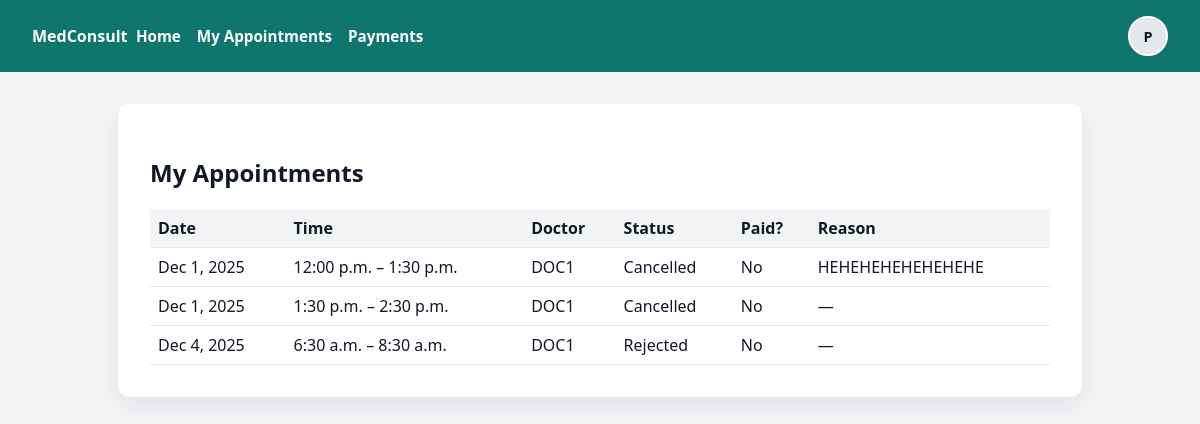
The app's page /appointments/ (signed in) with its own data.
### core/models.py (models this page shows, shortened)
class User(AbstractBaseUser, PermissionsMixin):
    ROLE_CHOICES = (
        ("patient", "Patient"),
        ("doctor", "Doctor"),
        ("admin", "Admin"),
    )
    id = models.UUIDField(primary_key=True, default=uuid.uuid4, editable=False)
    email = models.EmailField(unique=True)
    role = models.CharField(max_length=20, choices=ROLE_CHOICES)
    created_at = models.DateTimeField(auto_now_add=True)
    profile_image = models.ImageField(
        upload_to="profile_images/",
        blank=True,
        null=True,
    )
    theme_preference = models.CharField(
        max_length=10,
        choices=(("light", "Light"), ("dark", "Dark")),
        default="light",
    )
    location_tracking_enabled = models.BooleanField(default=False)
    is_active = models.BooleanField(default=True)
    is_staff = models.BooleanField(default=False)
    objects = UserManager()
    USERNAME_FIELD = "email"
    REQUIRED_FIELDS = []  # email + password only

class Appointment(models.Model):
    STATUS_CHOICES = (
        ("requested", "Requested"),
        ("approved", "Approved"),
        ("rejected", "Rejected"),
        ("completed", "Completed"),
        ("cancelled", "Cancelled"),
    )
    id = models.UUIDField(primary_key=True, default=uuid.uuid4, editable=False)
    patient = models.ForeignKey(
        User,
        on_delete=models.CASCADE,
        related_name="patient_appointments",
        limit_choices_to={"role": "patient"},
    )
    doctor = models.ForeignKey(
        User,
        on_delete=models.CASCADE,
        related_name="doctor_appointments",
        limit_choices_to={"role": "doctor"},
    )
    scheduled_for = models.DateTimeField()
    reason = models.TextField(blank=True, null=True)
    status = models.CharField(max_length=20, choices=STATUS_CHOICES, default="requested")
    payment = models.ForeignKey(
        "Payment",
        on_delete=models.SET_NULL,
        null=True,
        blank=True,
        related_name="appointments",
    )
    created_at = models.DateTimeField(auto_now_add=True)
    updated_at = models.DateTimeField(auto_now=True)
    class Meta:
        constraints = [
            models.UniqueConstraint(
                fields=["doctor", "scheduled_for"],
                name="unique_doctor_timeslot",
            )
        ]

class DoctorProfile(models.Model):
    id = models.UUIDField(primary_key=True, default=uuid.uuid4, editable=False)
    user = models.OneToOneField(User, on_delete=models.CASCADE, related_name="doctor_profile")
    full_name = models.CharField(max_length=255)
    specialization = models.CharField(max_length=255)
    license_number = models.CharField(max_length=255)
    years_of_experience = models.IntegerField()
    contact_number = models.CharField(max_length=50)
    clinic_name = models.CharField(max_length=255, blank=True, null=True)
    clinic_address = models.TextField(blank=True, null=True)
    bio = models.TextField(blank=True, null=True)

### core/views.py (the view)
# urls.py: path("appointments/", views.patient_appointment_list, name="patient-appointments"),
@role_required("patient")
def patient_appointment_list(request):
    qs = Appointment.objects.filter(patient=request.user).order_by("scheduled_for")
    blocks = group_appointments_for_patient(qs)
    return render(
        request,
        "core/appointments_patient_list.html",
        {"appointment_blocks": blocks},
    )

### core/views.py (called while the page is built)
def role_required(required_role):
    def decorator(view_func):
        @wraps(view_func)
        @login_required
        def _wrapped_view(request, *args, **kwargs):
            if request.user.role == "admin" or request.user.role == required_role:
                return view_func(request, *args, **kwargs)
            return HttpResponseForbidden("You do not have permission to access this resource.")
        return _wrapped_view
    return decorator

### core/templates/core/appointments_patient_list.html
{% extends "core/base.html" %}
{% block content %}
<h2>My Appointments</h2>
<table style="width:100%; border-collapse:collapse; margin-top:1rem;">
    <thead>
        <tr style="background:#f3f4f6;">
            <th style="text-align:left; padding:0.5rem; border-bottom:1px solid #e5e7eb;">Date</th>
            <th style="text-align:left; padding:0.5rem; border-bottom:1px solid #e5e7eb;">Time</th>
            <th style="text-align:left; padding:0.5rem; border-bottom:1px solid #e5e7eb;">Doctor</th>
            <th style="text-align:left; padding:0.5rem; border-bottom:1px solid #e5e7eb;">Status</th>
            <th style="text-align:left; padding:0.5rem; border-bottom:1px solid #e5e7eb;">Paid?</th>
            <th style="text-align:left; padding:0.5rem; border-bottom:1px solid #e5e7eb;">Reason</th>
        </tr>
    </thead>
    <tbody>
        {% if appointment_blocks %}
            {% for block in appointment_blocks %}
                <tr>
                    <td style="padding:0.5rem; border-bottom:1px solid #e5e7eb;">
                        {{ block.start|date:"M j, Y" }}
                    </td>
                    <td style="padding:0.5rem; border-bottom:1px solid #e5e7eb;">
                        {{ block.start|time:"g:i a" }} – {{ block.end|time:"g:i a" }}
                    </td>
                    <td style="padding:0.5rem; border-bottom:1px solid #e5e7eb;">
                        {% if block.doctor.doctor_profile %}
                            {{ block.doctor.doctor_profile.full_name }}
                        {% else %}
                            {{ block.doctor.email }}
                        {% endif %}
                    </td>
                    <td style="padding:0.5rem; border-bottom:1px solid #e5e7eb;">
                        {{ block.status|title }}
                    </td>
                    <td style="padding:0.5rem; border-bottom:1px solid #e5e7eb;">
                        {% if block.payment and block.payment.status == "paid" %}
                            Yes
                        {% else %}
                            No
                        {% endif %}
                    </td>
                    <td style="padding:0.5rem; border-bottom:1px solid #e5e7eb;">
                        {{ block.reason|default:"—" }}
                    </td>
                </tr>
            {% endfor %}
        {% else %}
            <tr>
                <td colspan="6" style="padding:0.75rem; text-align:center; color:#6b7280;">
                    No appointments yet.
                </td>
            </tr>
        {% endif %}
    </tbody>
</table>
{% endblock %}

### core/templates/core/base.html (shortened to what this page needs)
<!DOCTYPE html>
<html lang="en">
<head>
</head>
<body class="{% if request.user.is_authenticated and request.user.theme_preference == 'dark' %}theme-dark{% else %}theme-light{% endif %}">
<header>
    <div class="nav-left">
        <div class="brand">MedConsult</div>
        <a href="{% url 'welcome' %}">Home</a>
        {% if request.user.is_authenticated %}
            {% if request.user.role == "patient" %}
                <a href="{% url 'patient-appointments' %}">My Appointments</a>
                <a href="{% url 'payment-page' %}">Payments</a>
            {% elif request.user.role == "doctor" %}
                <a href="{% url 'doctor-appointments' %}">My Patients</a>
                <a href="{% url 'doctor-schedule' %}">My Schedule</a>
            {% elif request.user.role == "admin" %}
                <a href="/admin/">Admin</a>
            {% endif %}
        {% endif %}
    </div>
    <div class="nav-right">
        {% if request.user.is_authenticated %}
            <div class="avatar-wrapper" id="avatar-wrapper">
                <div class="avatar-circle" id="avatar-toggle">
                    {% if request.user.profile_image %}
                        <img src="{{ request.user.profile_image.url }}" alt="Profile">
                    {% else %}
                        <span class="avatar-initial">
                            {{ request.user.email|first|upper }}
                        </span>
                    {% endif %}
                </div>
            </div>
        {% else %}
            <a href="{% url 'login-page' %}">Login</a>
            <a href="{% url 'signup-patient-page' %}">Patient Signup</a>
            <a href="{% url 'signup-doctor-page' %}">Doctor Signup</a>
        {% endif %}
    </div>
</header>
<div class="container">
    {% block content %}{% endblock %}
</div>
</body>
</html>

### core/templates/core/base.html (style rules this page uses)
body { font-family: system-ui, -apple-system, BlinkMacSystemFont, "Segoe UI", sans-serif; margin: 0; padding: 0; }
body.theme-light { background: #f3f4f6; color: #111827; }
header { background: #0f766e; color: white; padding: 1rem 2rem; display: flex; align-items: center; justify-content: space-between; }
header .brand { font-weight: 700; }
header .nav-left a, header .nav-center a { color: white; margin-right: 1rem; text-decoration: none; font-weight: 600; font-size: 0.95rem; }
header .nav-left, header .nav-center { display: flex; align-items: center; }
.container { max-width: 900px; margin: 2rem auto; background: white; padding: 2rem; border-radius: 0.75rem; box-shadow: 0 10px 25px rgba(15,23,42,0.08); }
.nav-right { display: flex; align-items: center; gap: 0.75rem; }
.avatar-wrapper { position: relative; }
.avatar-circle { width: 36px; height: 36px; border-radius: 999px; background: #e5e7eb; display: flex; align-items: center; justify-content: center; overflow: hidden; cursor: pointer; border: 2px solid #ffffff; }
.avatar-initial { font-size: 0.9rem; font-weight: 700; color: #111827; }

### records on screen
User: user.email|first "P"
User: start "Dec 1, 2025", start "12:00 p.m.", end "1:30 p.m.", doctor.doctor_profile.full_name "DOC1", status "Cancelled", reason "HEHEHEHEHEHEHEHE", start "1:30 p.m.", end "2:30 p.m.", reason "—", start "Dec 4, 2025", start "6:30 a.m.", end "8:30 a.m.", status "Rejected"
